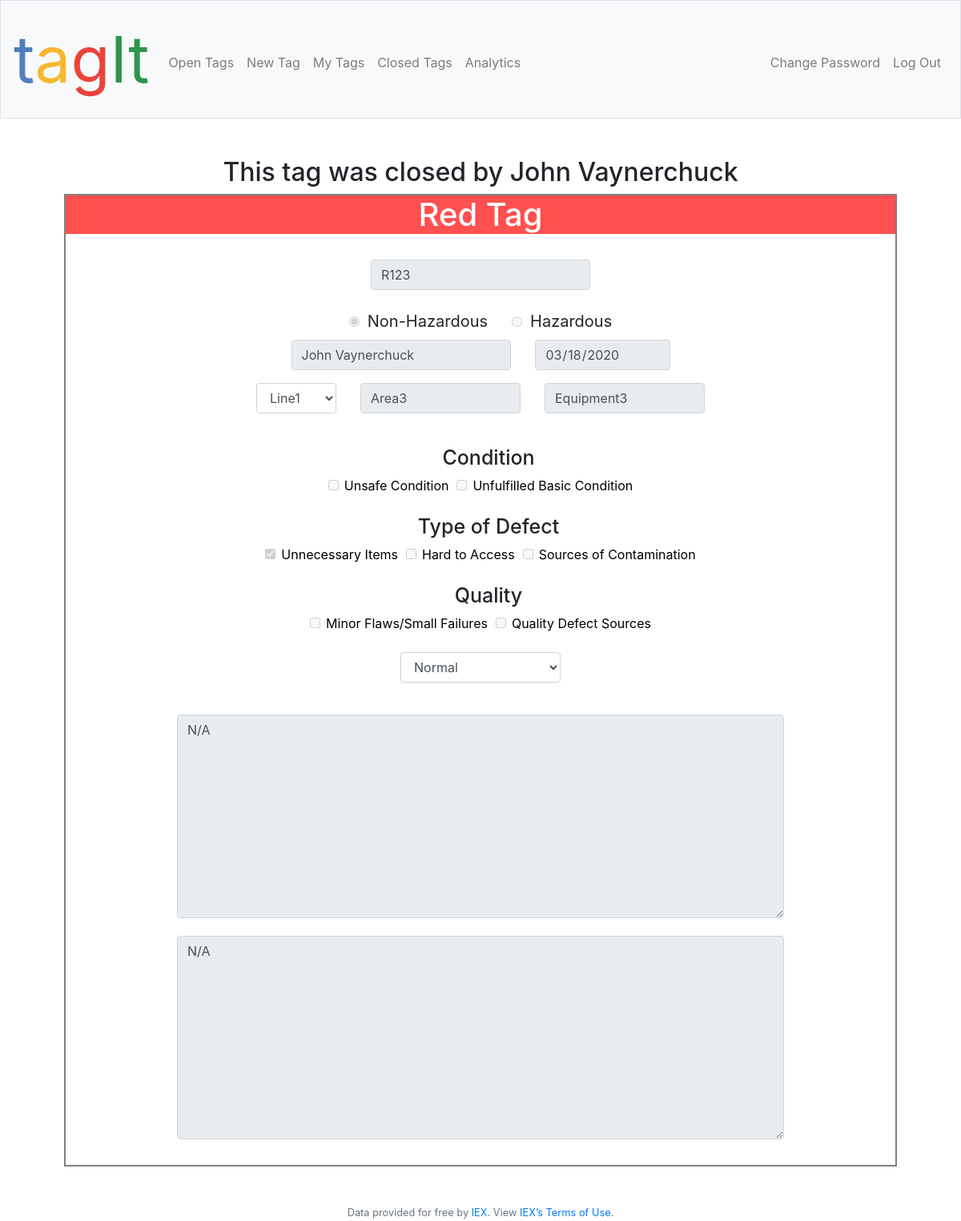
/tagDisplay?tagid=R123 (signed in), run on the app's committed database.
### tables this page shows
CREATE TABLE 'users' ('id' integer PRIMARY KEY NOT NULL, 'username' varchar(255), 'password' text,'user_type' smallint, 'name' varchar(255));

CREATE TABLE 'tags' ('tag_id' varchar(255) PRIMARY KEY NOT NULL,'color' varchar(10), 'user_id_from' integer, 'user_id_to' integer, 'completion_status' integer, 'approval_status' integer, 'hazard' varchar(20), 'line' char(6), 'area' text, 'equipment' varchar(255), 'unsafeCondition' boolean, 'unsafeBasicCondition' boolean, 'unnecessaryItem' boolean, 'hardToAccess' boolean, 'sOfContamination' boolean, 'minorFlaw' boolean, 'quality' boolean, 'tagPriority' varchar(10), 'description' text, 'solution' text,'date_created' date, 'approved_by' INTEGER, 'date_closed' date, 'date_approved' date);

### application.py (the view)
@app.route("/tagDisplay", methods=["GET", "POST"])
@login_required
def tagDisplay():
    user_id=session["user_id"]
    tag_id=request.args.get("tagid")
    tag=db.execute("SELECT * FROM tags WHERE tag_id=:tag_id", tag_id=tag_id)[0]
    name=db.execute("SELECT name FROM tags JOIN users ON user_id_from=id WHERE tag_id=:tag_id", tag_id=tag_id)[0]["name"]
    user_type=db.execute("SELECT user_type FROM users WHERE id=:user_id", user_id=user_id)[0]["user_type"]
    trades=db.execute("SELECT name FROM users WHERE user_type='2'")
    if user_type==1:
        if tag["approval_status"]==2 or tag["approval_status"]==3:
            if tag["completion_status"]==6 or tag["completion_status"]==7:
                mode="displayCompleted"
            else:
                mode="display" # if tag has been approved or disapproved it can only be displayed
            assigned=db.execute("SELECT name FROM tags JOIN users ON user_id_to=id WHERE tag_id=:tag_id", tag_id=tag_id)[0]["name"]
            return render_template("tagDisplay.html", tag=tag, name=name, mode=mode, assigned=assigned, user_type=user_type)
        else:
            print("Unsafe Basic Condition#"+ tag["unsafeBasicCondition"]+"#")
            return render_template("tagApproval.html", tag=tag, name=name, trades=trades, user_type=user_type)
    elif user_type==2:
        if tag["completion_status"]==4 or tag["completion_status"]==5:
            mode="change status"
        else:
            mode="displayCompleted" #if a tag has been marked complete or incomplete it can only be displayed
        assigned=db.execute("SELECT name FROM tags JOIN users ON user_id_to=id WHERE tag_id=:tag_id", tag_id=tag_id)[0]["name"]
        return render_template("tagDisplay.html", tag=tag, name=name, mode=mode, assigned=assigned, user_type=user_type)

### application.py (called while the page is built)
@app.after_request
def after_request(response):
    response.headers["Cache-Control"] = "no-cache, no-store, must-revalidate"
    response.headers["Expires"] = 0
    response.headers["Pragma"] = "no-cache"
    return response

### helpers.py (called while the page is built)
def login_required(f):
    @wraps(f)
    def decorated_function(*args, **kwargs):
        if session.get("user_id") is None:
            return redirect("/login")
        return f(*args, **kwargs)
    return decorated_function

### templates/tagDisplay.html (shortened to what this page needs)
{% extends "layout.html" %}
{% block main %}
    {% if mode=="displayCompleted" %}
        <h2>This tag was closed by {{ assigned }}</h2>
    {% endif %}
    <form action="/changeStatus?tagid={{tag.tag_id}}" method="post">
        <fieldset>
        <div class="{{tag.color}}Tag">
            <h1>{{ tag.color }} Tag</h1>
        </div>
        <br/>
        <div class"form-group">
            <input class="form-control" type="text" value="{{tag.tag_id}}" disabled />
        </div>
        <br/>
        <div style="font-size: 20px">
            <div class="container">
            <div class="row justify-content-sm-center">
            <div class="col-md-auto">
                <label class="radio-inline" id="abc"><input type="radio" id="nonHazard" style="margin-right: 10px" disabled>Non-Hazardous</label>
            </div>
            <div class="col-md-auto">
                <label class="radio-inline"><input type="radio" id="hazard" style="margin-right: 10px" disabled>Hazardous</label>
            </div>
            </div>
            </div>
        </div>
        <div class="form-group">
            <div class="container">
            <div class="row justify-content-md-center">
            <div class="col-md-auto">
                <input autocomplete="off" autofocus class="form-control" name="name" type="text" value="{{ name }}" disabled />
            </div>
            <div class="col-md-auto">
                <input autocomplete="off" autofocus class="form-control" name="date" type="date" value="{{ tag.date_created }}" disabled />
            </div>
            </div>
            </div>
        </div>
        <div class="form-group">
            <div class="container">
            <div class="row justify-content-sm-center">
            <div class="col-md-auto">
                <select class="form-control" name="line" id="line" placeholder="Line" style="width: 100px">
                    <option disabled selected>Line{{ tag.line }}</option>
                </select>
            </div>
            <div class="col-md-auto">
                <input class="form-control" type="text" value="{{tag.area}}" style="width: 200px" disabled />
            </div>
            <div class="col-md-auto">
                <input class="form-control" value="{{tag.equipment}}" type="text" style="width: 200px" disabled />
            </div>
            </div>
            </div>
        </div>
        <br/>
        <div class="form-check">
            <h1 style="font-size: 25px">Condition</h1>
            <div class="container">
            <div class="row justify-content-md-center">
            <div class="col-md-auto">
                <input class="form-check-input" type="checkbox" name="unCondition" id="unCondition" disabled />
                <label class="form-check-label" for="unCondition" style="color: #000000">
                    Unsafe Condition
                </label>
            </div>
            <div class="col-md-auto">
                <input class="form-check-input" type="checkbox" name="unBasicCondition" id="unBasicCondition" disabled />
                <label class="form-check-label" for="unBasicCondition" style="color: #000000">
                    Unfulfilled Basic Condition
                </label>
            </div>
            </div>
            </div>
        </div>
        <br/>
        <div class="form-check">
            <h1 style="font-size: 25px">Type of Defect</h1>
            <div class="container">
            <div class="row justify-content-md-center">
            <div class="col-md-auto">
                <input class="form-check-input" type="checkbox" id="unItem" disabled />
                <label class="form-check-label" for="unItem" style="color: #000000">
                    Unnecessary Items
                </label>
            </div>
            <div class="col-md-auto">
                <input class="form-check-input" type="checkbox" id="hardToAccess" disabled />
                <label class="form-check-label" for="hardToAccess" style="color: #000000">
                    Hard to Access
                </label>
             </div>
            <div class="col-md-auto">
                <input class="form-check-input" type="checkbox" id="sOfContamination" disabled />
                <label class="form-check-label" for="sOfContamination" style="color: #000000">
                    Sources of Contamination
                </label>
            </div>
            </div>
            </div>
        </div>
        <br/>
        <div class="form-check">
            <h1 style="font-size: 25px">Quality</h1>
            <div class="container">
            <div class="row justify-content-md-center">
            <div class="col-md-auto">
                <input class="form-check-input" type="checkbox" id="minorFlaw" disabled />
                <label class="form-check-label" for="minorFlaw" style="color: #000000">
                    Minor Flaws/Small Failures
                </label>
            </div>
            <div class="col-md-auto">
                <input class="form-check-input" type="checkbox" id="quality" disabled />
                <label class="form-check-label" for="quality" style="color: #000000">
                    Quality Defect Sources
                </label>
            </div>
            </div>
            </div>
        </div>
        <br/>
        <div class="form-group">
            <div class="container">
            <div class="row justify-content-md-center">
            <div class="col-md-auto">
                <select class="form-control" id="tagPriority" placeholder="Tag Priority" style="width: 200px">
                    <option value="" disabled selected>{{ tag.tagPriority }}</option>
                </select>
            </div>
            </div>
            </div>
        </div>
        <br/>
        <div class="form-group">
            <textarea autocomplete="off" autofocus class="form-control" name="description" placeholder="Description" type="text" rows="10" cols="70" disabled>{{ tag.description }}</textarea>
        </div>
        <div class="form-group">
            <textarea autocomplete="off" autofocus class="form-control" name="solution" placeholder="Recommended Solution" type="text" rows="10" cols="70" disabled>{{ tag.solution }}</textarea>
        </div>
        </fieldset>
{% endblock %}

### static/styles.css (style rules this page uses)
main .form-control { display: inline-block; width: auto; }
.RedTag { font-weight: bold; background-color: #ff5050; color: #ffffff; }
fieldset { display: block; margin-left: 2px; margin-right: 2px; padding-bottom: 0.625em; border: 2px solid grey; }

### data on the page
users: name "John Vaynerchuck"
tags: color "Red", tag_id "R123", date "03/18/2020", area "Area3", equipment "Equipment3", tagPriority "Normal", description "N/A", solution "N/A"
